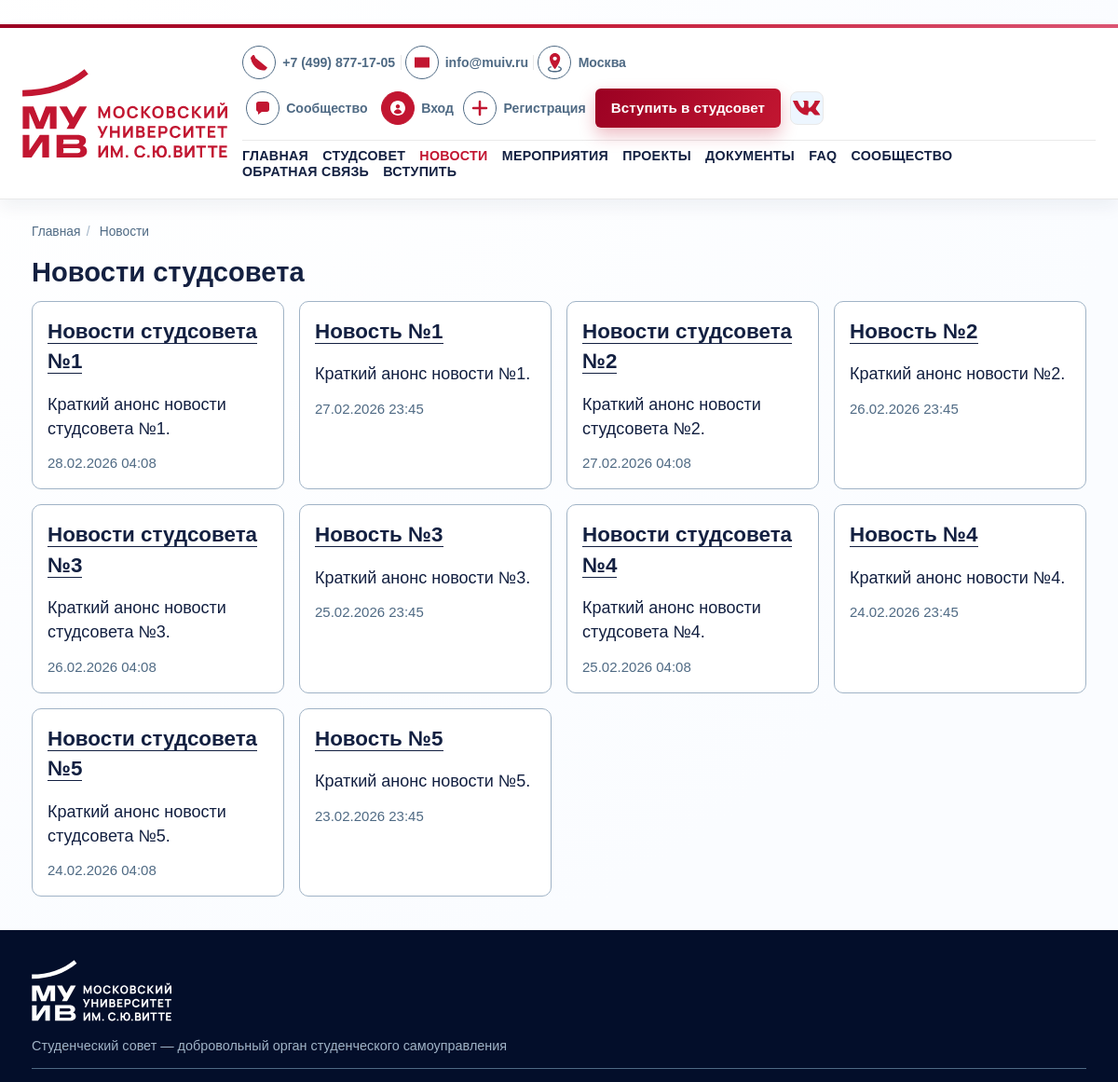
The page /news/ (upper part) on the database as committed earlier.
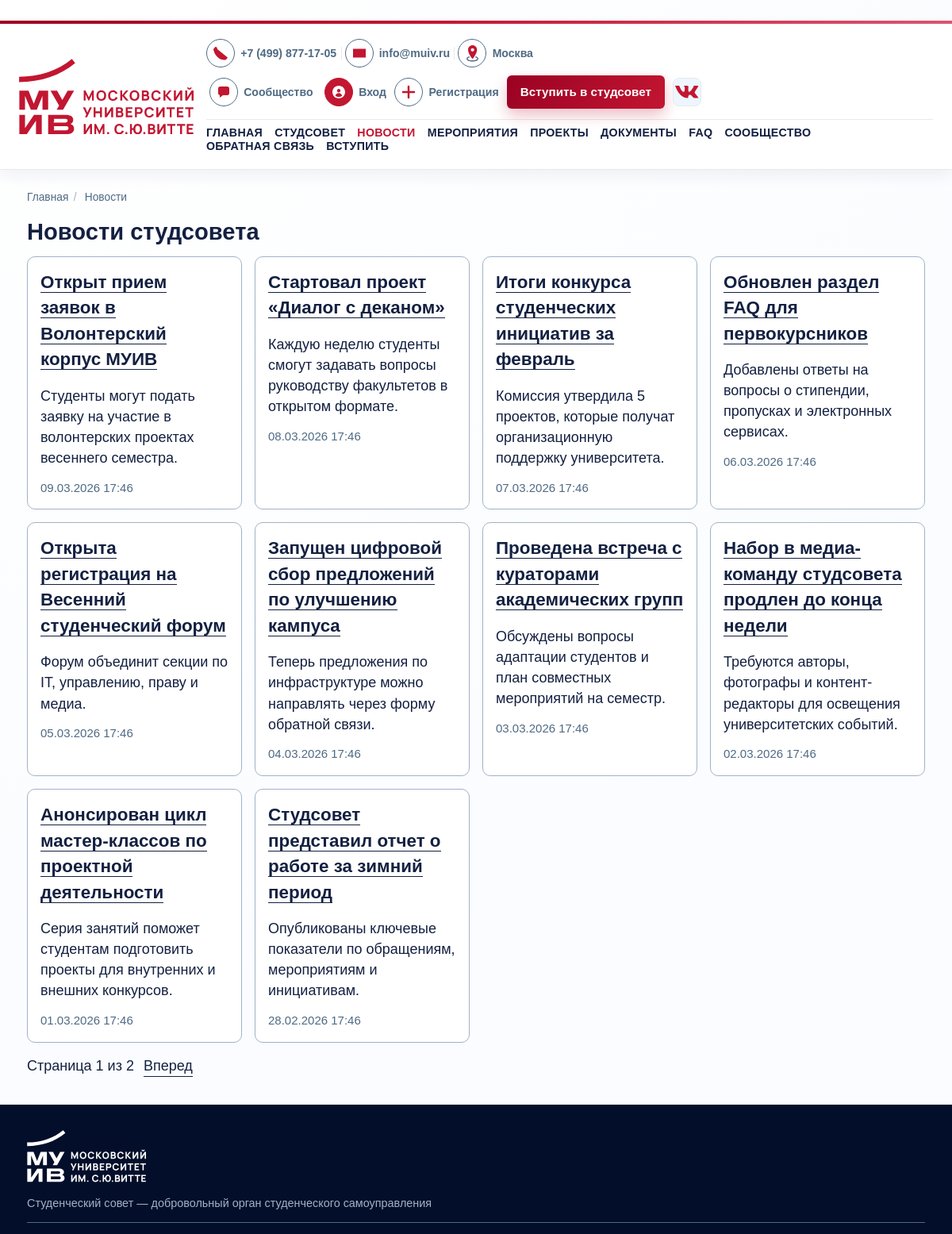
The same page on the database as committed later.
### core/models.py (models this page shows, shortened)
class TimestampedModel(models.Model):
    created_at = models.DateTimeField(auto_now_add=True)
    updated_at = models.DateTimeField(auto_now=True)
    class Meta:
        abstract = True

class News(TimestampedModel):
    title = models.CharField(max_length=200)
    summary = models.TextField()
    content = models.TextField()
    image_url = models.URLField(blank=True)
    is_published = models.BooleanField(default=True)
    published_at = models.DateTimeField(default=timezone.now)
    class Meta:
        ordering = ["-published_at"]
        verbose_name_plural = "News"
    def get_absolute_url(self):
        return reverse("core:news_detail", kwargs={"pk": self.pk})

### core/views/public_views.py (the view)
# urls.py: path("news/", views.news_list, name="news_list"),
def news_list(request):
    queryset = News.objects.filter(is_published=True)
    paginator = Paginator(queryset, 10)
    page_obj = paginator.get_page(request.GET.get("page"))
    return render(request, "core/news_list.html", {"page_obj": page_obj})

### core/context_processors.py (called while the page is built)
def _resolve_menu(items):
    resolved = []
    for view_name, label in items:
        try:
            url = reverse(view_name)
        except NoReverseMatch:
            continue
        resolved.append({"view_name": view_name, "label": label, "url": url})
    return resolved

def navigation_context(request):
    resolver = request.resolver_match
    view_name = resolver.view_name if resolver else ""
    breadcrumbs = [{"title": "Главная", "url": reverse("core:home")}]
    if view_name and view_name != "core:home":
        breadcrumbs.append({"title": PAGE_TITLES.get(view_name, "Страница"), "url": None})
    return {
        "main_menu": _resolve_menu(MAIN_MENU),
        "cabinet_menu": _resolve_menu(CABINET_MENU),
        "staff_menu": _resolve_menu(STAFF_MENU),
        "breadcrumbs": breadcrumbs,
        "author_full_name": AUTHOR_FULL_NAME,
        "user_role": get_user_role(request.user),
        "is_staff_admin": has_any_role(request.user, UserProfile.ROLE_ADMIN),
    }

### core/permissions.py (called while the page is built)
def get_user_role(user):
    if not user.is_authenticated:
        return None
    profile = getattr(user, "profile", None)
    if profile:
        return profile.role
    return UserProfile.ROLE_STUDENT

### templates/core/news_list.html (shortened to what this page needs)
﻿{% extends "base.html" %}
{% block content %}
<h1>Новости студсовета</h1>
<div class="card-grid">
    {% for item in page_obj %}
        <article class="card">
            <h2><a href="{{ item.get_absolute_url }}">{{ item.title }}</a></h2>
            <p>{{ item.summary|truncatewords:35 }}</p>
            <small>{{ item.published_at|date:"d.m.Y H:i" }}</small>
        </article>
    {% empty %}
        <article class="card">
            <h2>Новости скоро появятся</h2>
            <p>Пока раздел пуст, но мы уже готовим публикации о работе студенческого совета.</p>
        </article>
    {% endfor %}
</div>
{% if page_obj.paginator.num_pages > 1 %}
    <div class="pagination">
        <span>Страница {{ page_obj.number }} из {{ page_obj.paginator.num_pages }}</span>
        {% if page_obj.has_next %}
            <a href="?page={{ page_obj.next_page_number }}">Вперед</a>
        {% endif %}
    </div>
{% endif %}
{% endblock %}

Rows that differ between the two databases and show on the page:
no longer on this page (row unchanged): News: title "Новости студсовета №1", summary "Краткий анонс новости студсовета №1.", published_at "28.02.2026 04:08"
no longer on this page (row unchanged): News: title "Новость №1", summary "Краткий анонс новости №1.", published_at "27.02.2026 23:45"
no longer on this page (row unchanged): News: title "Новости студсовета №2", summary "Краткий анонс новости студсовета №2.", published_at "27.02.2026 04:08"
no longer on this page (row unchanged): News: title "Новость №2", summary "Краткий анонс новости №2.", published_at "26.02.2026 23:45"
no longer on this page (row unchanged): News: title "Новости студсовета №3", summary "Краткий анонс новости студсовета №3.", published_at "26.02.2026 04:08"
no longer on this page (row unchanged): News: title "Новость №3", summary "Краткий анонс новости №3.", published_at "25.02.2026 23:45"
no longer on this page (row unchanged): News: title "Новости студсовета №4", summary "Краткий анонс новости студсовета №4.", published_at "25.02.2026 04:08"
no longer on this page (row unchanged): News: title "Новость №4", summary "Краткий анонс новости №4.", published_at "24.02.2026 23:45"
no longer on this page (row unchanged): News: title "Новости студсовета №5", summary "Краткий анонс новости студсовета №5.", published_at "24.02.2026 04:08"
no longer on this page (row unchanged): News: title "Новость №5", summary "Краткий анонс новости №5.", published_at "23.02.2026 23:45"
added News: title "Открыт прием заявок в Волонтерский корпус МУИВ", summary "Студенты могут подать заявку на участие в волонтерских проектах весеннего семестра.", published_at "09.03.2026 17:46"
added News: title "Стартовал проект «Диалог с деканом»", summary "Каждую неделю студенты смогут задавать вопросы руководству факультетов в открытом формате.", published_at "08.03.2026 17:46"
added News: title "Итоги конкурса студенческих инициатив за февраль", summary "Комиссия утвердила 5 проектов, которые получат организационную поддержку университета.", published_at "07.03.2026 17:46"
added News: title "Обновлен раздел FAQ для первокурсников", summary "Добавлены ответы на вопросы о стипендии, пропусках и электронных сервисах.", published_at "06.03.2026 17:46"
added News: title "Открыта регистрация на Весенний студенческий форум", summary "Форум объединит секции по IT, управлению, праву и медиа.", published_at "05.03.2026 17:46"
added News: title "Запущен цифровой сбор предложений по улучшению кампуса", summary "Теперь предложения по инфраструктуре можно направлять через форму обратной связи.", published_at "04.03.2026 17:46"
added News: title "Проведена встреча с кураторами академических групп", summary "Обсуждены вопросы адаптации студентов и план совместных мероприятий на семестр.", published_at "03.03.2026 17:46"
added News: title "Набор в медиа-команду студсовета продлен до конца недели", summary "Требуются авторы, фотографы и контент-редакторы для освещения университетских событий.", published_at "02.03.2026 17:46"
added News: title "Анонсирован цикл мастер-классов по проектной деятельности", summary "Серия занятий поможет студентам подготовить проекты для внутренних и внешних конкурсов.", published_at "01.03.2026 17:46"
added News: title "Студсовет представил отчет о работе за зимний период", summary "Опубликованы ключевые показатели по обращениям, мероприятиям и инициативам.", published_at "28.02.2026 17:46"
Other text that changed with them:
{{ page_obj.number }}: (not shown) → "1"
{{ page_obj.paginator.num_pages }}: (not shown) → "2"
text now shown: "Страница из Вперед"
